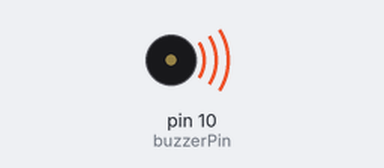
The sketch below on a simulated Arduino Uno, built with avr-gcc and run on an emulated ATmega328P. On the bench: buzzer (waves = sounding).

Above: at 1.45 s.
At 7.42 s:
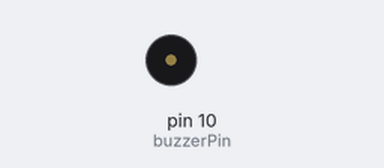
Timing chart, 0 to 8.7 s (numbered marks = the images above):
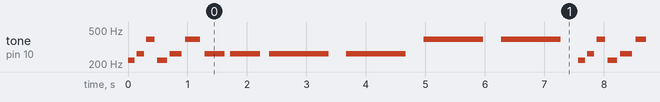

Measured:
- by itself, tone on pin 10 (buzzerPin): plays 220 Hz for 0.11 s, 262 Hz for 0.13 s, 392 Hz for 0.14 s, 220 Hz for 0.17 s, 262 Hz for 0.20 s, 392 Hz for 0.25 s … (210 notes in this stretch)

The sketch:

pitches.ino
```cpp
#define A3 220
#define C4 262
#define G4 392

int melody[]={A3,C4,G4,A3,C4,G4,C4,C4,C4,C4,G4,G4};
int noteDurations[]={9,8,7,6,5,4,3,2,1,1,1,1,1,1,1};
const byte buzzerPin=10;

void setup() {
 // put your setup code here, to run once:
 Serial.begin(9600);
 pinMode(10,OUTPUT);
}

void loop() {
 playTone(melody, noteDurations, sizeof(melody)/sizeof(int));
}

void playTone(int melody[], int noteDurations[], int length){
 for(int thisNote = 0; thisNote<length;thisNote++){
 int noteDuration = 1000/noteDurations[thisNote];
 tone(buzzerPin, melody[thisNote],noteDuration);
 int pauseBetweenNotes = noteDuration*1.3;
 delay(pauseBetweenNotes);
 }
 noTone(buzzerPin);
}
```
